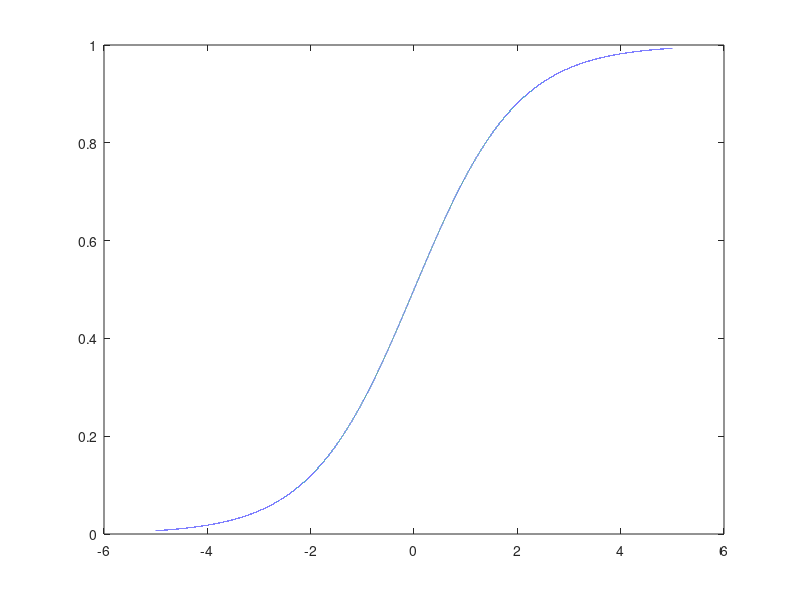

Here is the MATLAB script that generated this plot:
function [ h ] = plotLogisticFunction()
%PLOTLOGISTICFUNCTION Plot the logistic function or the sigmoid function
%   Choose a random dataset for z and plot it
%   In the logistic regrestion problem z is actually h(x)

z = (-5:0.0001:5);
h = ones(1, length(z)) ./ (ones(1, length(z)) + exp(-z));
plot(z, h);

end

